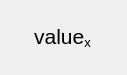
<?xml version="1.0" encoding="UTF-8"?>
<ui version="4.0">
 <class>Form</class>
 <widget class="QWidget" name="Form">
  <property name="geometry">
   <rect>
    <x>0</x>
    <y>0</y>
    <width>127</width>
    <height>75</height>
   </rect>
  </property>
  <property name="windowTitle">
   <string>Form</string>
  </property>
  <widget class="QLabel" name="label">
   <property name="geometry">
    <rect>
     <x>7</x>
     <y>6</y>
     <width>111</width>
     <height>61</height>
    </rect>
   </property>
   <property name="text">
    <string>&lt;html&gt;&lt;head/&gt;&lt;body&gt;&lt;p align=&quot;center&quot;&gt;&lt;span style=&quot; font-size:16pt;&quot;&gt;value&lt;/span&gt;&lt;span style=&quot; font-size:16pt; vertical-align:sub;&quot;&gt;x&lt;/span&gt;&lt;/p&gt;&lt;/body&gt;&lt;/html&gt;</string>
   </property>
  </widget>
 </widget>
 <resources/>
 <connections/>
</ui>
